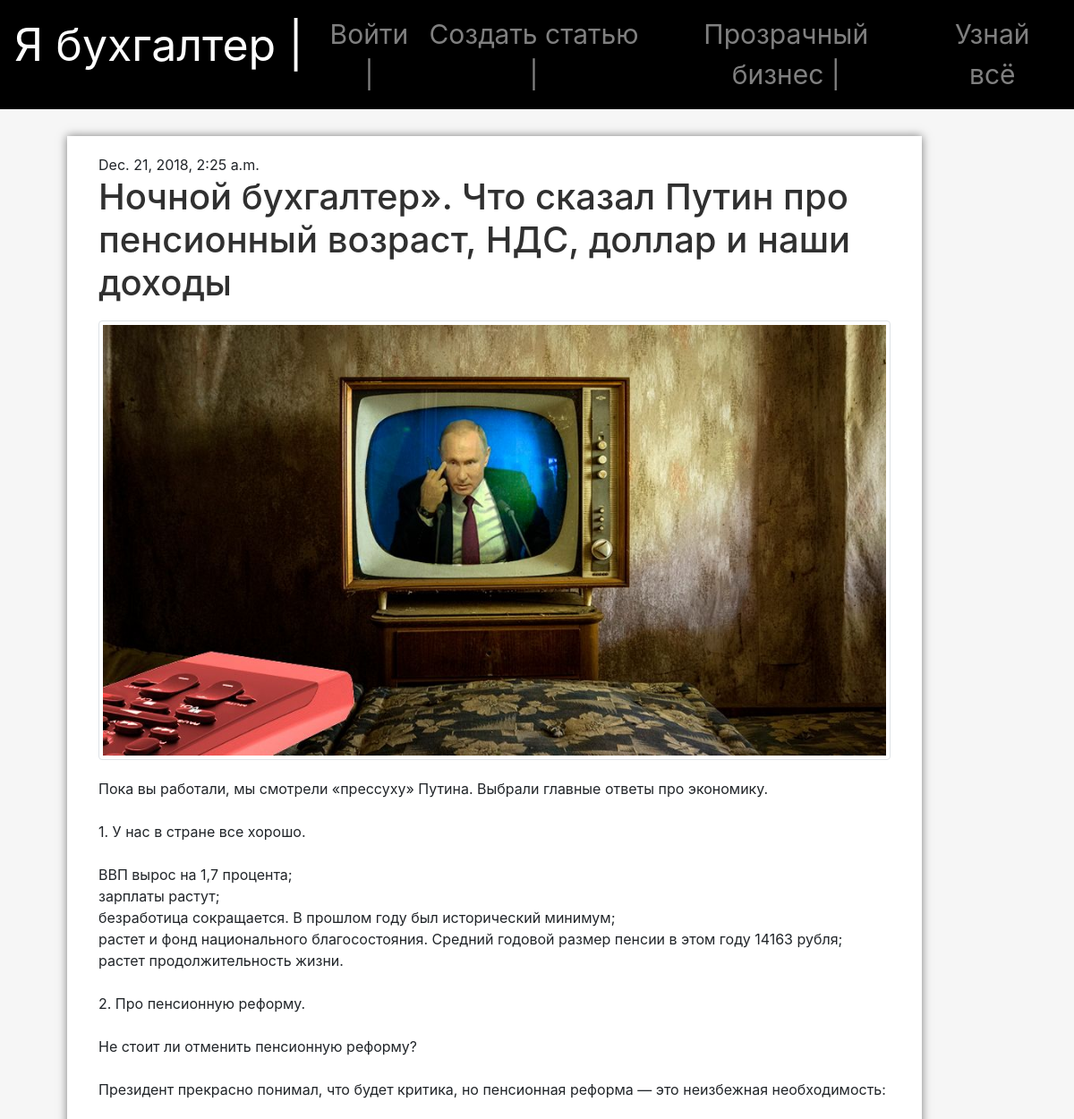
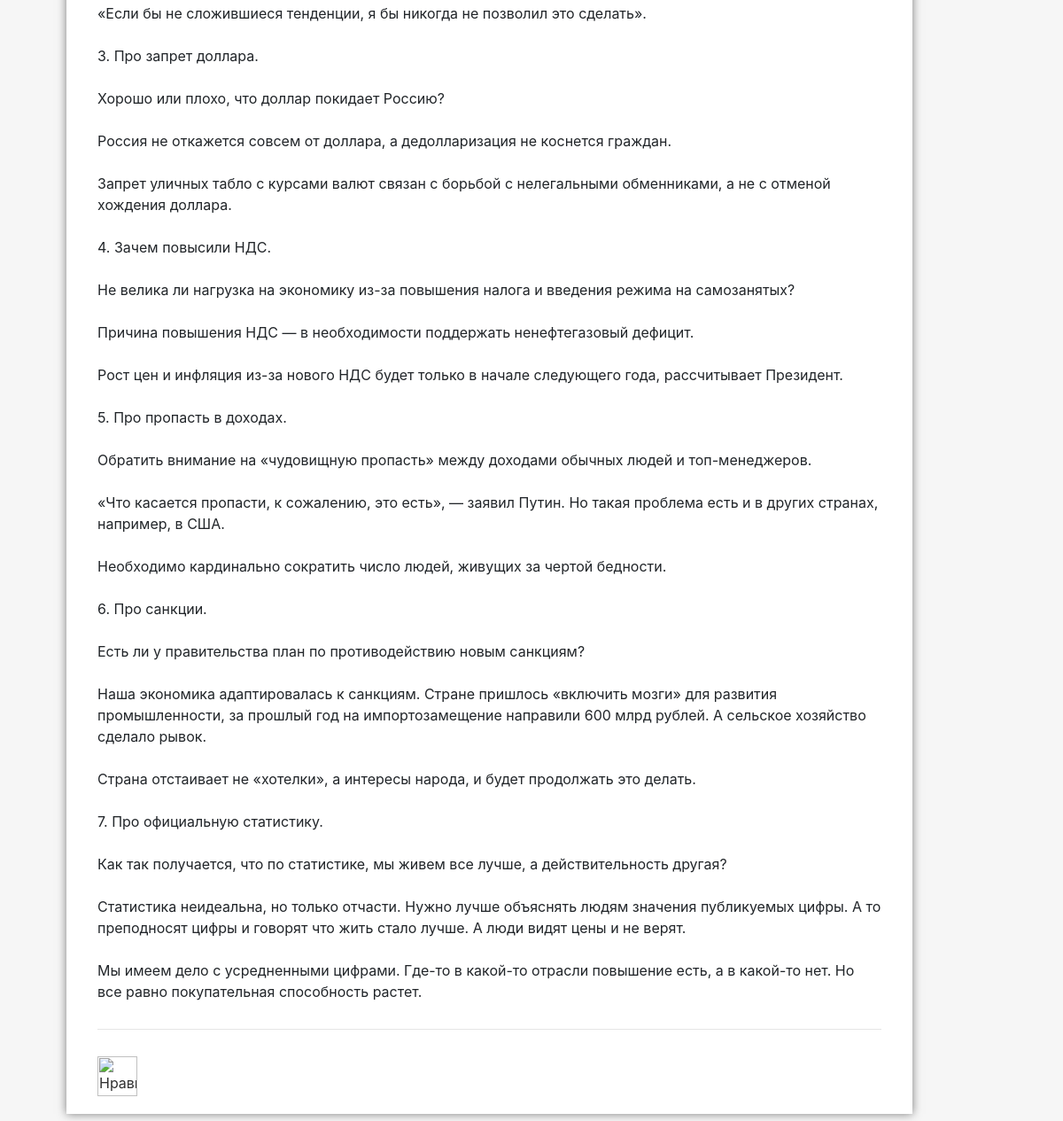
/6/, run on the app's committed database (2 pictures, top to bottom).
### blog/models.py (models this page shows, shortened)
class Post(models.Model):
    author = models.ForeignKey('auth.User', on_delete=models.CASCADE)
    title = models.CharField(max_length=200)
    text = models.TextField()
    created_date = models.DateTimeField(
        default=timezone.now)
    published_date = models.DateTimeField(
        blank=True, null=True)
    img = models.ImageField(upload_to='images')
    likes = models.IntegerField(default=0)

### blog/views.py (the view)
# urls.py: path('<int:pk>/', views.post_detail, name='post_detail'),
def post_detail(request, pk):
    post = get_object_or_404(Post, pk=pk)
    return render(request, 'blog/post_detail.html', {'post': post})

### templates/blog/post_detail.html
{% extends 'blog/base.html' %}
{% load static %}
{% block content %}
    <div class="row news">
        <div class=" col-xs-12 col-sm-12">
            {% if post.published_date %}
                <div class="date">
                    {{ post.published_date }}
                </div>
            {% endif %}
            <h1 class="main-news">{{ post.title }}</h1>
            <img class="img-post img-thumbnail img-responsive" src="{{ post.img.url }}">
            <p class="main-news">{{ post.text|linebreaksbr }}</p>
            <hr>
            <a class="" href="{% url 'post_add_like' pk=post.pk %}">
                <img alt="Нравится" src="{% static '/images/index.png' %}" width="45" height="45">
            </a>
        </div>
    </div>
{% endblock %}

### blog/static/css/blog.css (style rules this page uses)
body { background-color: #f6f6f6; }
h1, h2 { color: #303030; }
a { color: #303030; }
p { font-size: 16px; }
.news { margin: 30px !important; padding: 20px; background-color: #ffffff; box-shadow: 0 0 10px rgba(0, 0, 0, 0.5); }
hr { margin-top: 30px; margin-bottom: 30px; }
.img-post { margin-bottom: 20px; margin-top: 10px; }

### data on the page
Post: published_date "Dec. 21, 2018, 2:25 a.m.", title "Ночной бухгалтер». Что сказал Путин про пенсионный возраст, НДС, доллар и наши доходы", img (picture), text "Пока вы работали, мы смотрели «прессуху» Путина. Выбрали главные ответы про экономику. 1. У нас в стране все хорошо. ВВП вырос на 1,7 процента; зарплаты растут; безработица сокращается. В прошлом году был исторический минимум; растет и фонд национального благосостояния. Средний годовой размер пенсии в этом году 14163 рубля; растет продолжительность жизни. 2. Про пенсионную реформу. Не стоит ли отменить пенсионную реформу? Президент прекрасно понимал, что будет критика, но пенсионная реформа — это неизбежная необходимость: «Если бы не сложившиеся тенденции, я бы никогда не позволил это сделать». 3. Про запрет доллара. Хорошо или плохо, что доллар покидает Россию? Россия не откажется совсем…"
